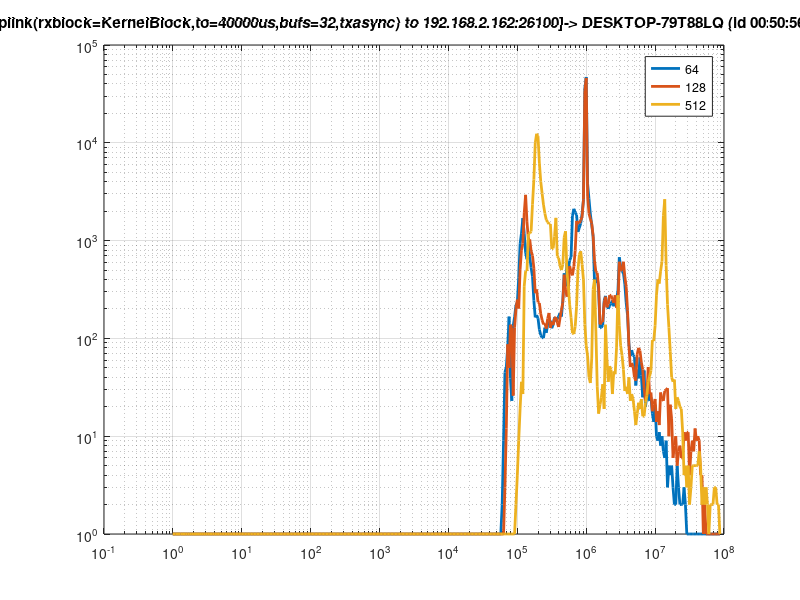

Reproduce this figure in MATLAB.
h=([ [ 0 0 0 0 0 0 0 0 0 0 0 0 0 0 0 0 0 0 0 0 0 0 0 0 0 0 0 0 0 0 0 0 0 0 0 0 0 0 0 0 0 0 0 0 0 0 0 0 0 0 ...
 0 0 0 0 0 0 0 0 0 0 0 0 0 0 0 0 0 0 0 0 0 0 0 0 0 0 0 0 0 0 0 0 0 0 0 0 0 0 0 0 0 0 0 0 0 0 0 0 0 0 ...
 0 0 0 0 0 0 0 0 0 0 0 0 0 0 0 0 0 0 0 0 0 0 0 0 0 0 0 0 0 0 0 0 0 0 0 0 0 0 0 0 0 0 0 0 0 0 0 0 0 0 ...
 0 0 0 0 0 0 0 0 0 0 0 0 0 0 0 0 0 0 0 0 0 0 0 0 0 0 0 0 0 0 0 0 0 0 0 0 0 0 0 0 0 0 0 0 0 0 0 0 0 0 ...
 0 0 0 0 0 0 0 0 0 0 0 0 0 0 0 0 0 0 0 0 0 0 0 0 0 0 0 0 0 0 0 0 0 0 0 0 0 0 0 1 8 44 50 80 166 38 22 133 165 217 ...
 232 420 925 1190 1697 1188 748 643 1011 680 527 427 242 163 172 160 122 107 101 100 128 113 136 148 151 126 138 163 148 158 167 181 166 241 462 340 587 509 626 679 1788 2113 1941 1828 1225 1350 1500 1876 2615 36327 ...
 47082 3820 2675 1864 1445 1100 380 370 419 312 127 128 136 243 271 217 200 213 227 243 212 262 253 303 675 547 480 465 358 230 171 87 65 75 66 64 32 47 38 63 41 24 46 19 25 28 22 24 16 13 ...
 20 9 8 10 7 9 6 5 8 2 4 3 4 2 1 1 4 2 1 1 1 2 1 0 0 0 0 0 0 0 0 0 0 0 0 0 0 0 0 0 0 0 0 0 0 0 0 0]' [ 0 0 0 0 0 0 0 0 0 0 0 0 0 0 0 0 0 0 0 0 0 0 0 0 0 0 0 0 0 0 0 0 0 0 0 0 0 0 0 0 0 0 0 0 0 0 0 0 0 0 ...
 0 0 0 0 0 0 0 0 0 0 0 0 0 0 0 0 0 0 0 0 0 0 0 0 0 0 0 0 0 0 0 0 0 0 0 0 0 0 0 0 0 0 0 0 0 0 0 0 0 0 ...
 0 0 0 0 0 0 0 0 0 0 0 0 0 0 0 0 0 0 0 0 0 0 0 0 0 0 0 0 0 0 0 0 0 0 0 0 0 0 0 0 0 0 0 0 0 0 0 0 0 0 ...
 0 0 0 0 0 0 0 0 0 0 0 0 0 0 0 0 0 0 0 0 0 0 0 0 0 0 0 0 0 0 0 0 0 0 0 0 0 0 0 0 0 0 0 0 0 0 0 0 0 0 ...
 0 0 0 0 0 0 0 0 0 0 0 0 0 0 0 0 0 0 0 0 0 0 0 0 0 0 0 0 0 0 0 0 0 0 0 0 0 0 0 0 0 2 11 86 49 137 127 25 128 200 ...
 248 201 502 798 934 1918 2936 1551 1036 1030 780 703 522 289 316 233 229 177 153 138 141 125 158 181 127 147 136 161 164 143 130 161 193 232 447 312 266 320 546 478 440 540 792 1587 1515 1509 1610 1741 2639 33904 ...
 46037 2855 1885 1673 1495 1120 629 479 467 334 138 147 146 229 266 207 221 276 274 251 230 275 204 202 607 493 503 607 432 336 191 83 50 55 51 39 36 68 79 74 56 47 30 22 24 50 26 27 17 20 ...
 23 13 17 12 27 23 22 28 29 30 9 20 14 5 7 9 4 6 7 5 5 10 8 10 10 3 6 8 6 11 8 9 8 3 3 0 1 0 0 0 0 0 0 0 0 0 0 0]' [ 0 0 0 0 0 0 0 0 0 0 0 0 0 0 0 0 0 0 0 0 0 0 0 0 0 0 0 0 0 0 0 0 0 0 0 0 0 0 0 0 0 0 0 0 0 0 0 0 0 0 ...
 0 0 0 0 0 0 0 0 0 0 0 0 0 0 0 0 0 0 0 0 0 0 0 0 0 0 0 0 0 0 0 0 0 0 0 0 0 0 0 0 0 0 0 0 0 0 0 0 0 0 ...
 0 0 0 0 0 0 0 0 0 0 0 0 0 0 0 0 0 0 0 0 0 0 0 0 0 0 0 0 0 0 0 0 0 0 0 0 0 0 0 0 0 0 0 0 0 0 0 0 0 0 ...
 0 0 0 0 0 0 0 0 0 0 0 0 0 0 0 0 0 0 0 0 0 0 0 0 0 0 0 0 0 0 0 0 0 0 0 0 0 0 0 0 0 0 0 0 0 0 0 0 0 0 ...
 0 0 0 0 0 0 0 0 0 0 0 0 0 0 0 0 0 0 0 0 0 0 0 0 0 0 0 0 0 0 0 0 0 0 0 0 0 0 0 0 0 0 0 0 0 0 0 0 0 1 ...
 3 8 18 35 26 341 486 487 1170 1188 1240 2350 4207 9981 12373 11708 6202 4011 3024 2314 1893 1631 1546 1479 1477 820 832 1100 1707 690 661 552 499 568 1081 1247 477 343 219 162 112 110 131 212 502 721 778 570 396 138 ...
 83 65 39 34 62 316 398 118 31 16 20 24 33 18 137 62 35 51 47 26 45 42 79 275 134 83 66 47 28 31 26 39 22 26 23 17 12 16 21 18 23 15 15 21 25 35 40 46 95 93 ...
 134 276 400 362 487 612 1795 2646 557 221 128 72 39 35 37 18 24 22 19 18 10 3 4 2 4 1 2 4 4 4 4 4 6 4 1 2 1 2 1 0 1 1 1 2 2 1 1 0]']')';

x=([ 0 0.0471286 0.0964782 0.148154 0.202264 0.258925 0.318257 0.380384 0.44544 0.513561 0.584893 0.659587 0.737801 0.819701 0.905461 0.995262 1.0893 1.18776 1.29087 1.39883 1.51189 1.63027 1.75423 1.88403 2.01995 2.16228 2.31131 2.46737 2.63078 2.80189 2.98107 3.16869 3.36516 3.57088 3.7863 4.01187 4.24808 4.49541 4.7544 5.0256 5.30957 5.60693 5.91831 6.24436 6.58578 6.94328 7.31764 7.70964 8.12011 8.54993 ...
 9 9.47128 9.96478 10.4815 11.0226 11.5893 12.1826 12.8038 13.4544 14.1356 14.8489 15.5959 16.378 17.197 18.0546 18.9526 19.893 20.8776 21.9087 22.9883 24.1189 25.3027 26.5423 27.8403 29.1995 30.6228 32.1131 33.6737 35.3078 37.0189 38.8107 40.6869 42.6516 44.7088 46.863 49.1187 51.4808 53.9541 56.544 59.256 62.0957 65.0694 68.1831 71.4436 74.8578 78.4328 82.1764 86.0964 90.2011 94.4993 ...
 99 103.713 108.648 113.815 119.226 124.893 130.826 137.038 143.544 150.356 157.489 164.959 172.78 180.97 189.546 198.526 207.93 217.776 228.087 238.883 250.189 262.027 274.423 287.403 300.995 315.228 330.131 345.737 362.078 379.189 397.107 415.869 435.516 456.088 477.63 500.187 523.807 548.541 574.44 601.56 629.957 659.693 690.831 723.436 757.578 793.328 830.764 869.964 911.011 953.993 ...
 999 1046.13 1095.48 1147.15 1201.26 1257.93 1317.26 1379.38 1444.44 1512.56 1583.89 1658.59 1736.8 1818.7 1904.46 1994.26 2088.3 2186.76 2289.87 2397.83 2510.89 2629.27 2753.23 2883.03 3018.95 3161.28 3310.31 3466.37 3629.78 3800.89 3980.07 4167.69 4364.16 4569.88 4785.3 5010.87 5247.08 5494.41 5753.4 6024.6 6308.57 6605.93 6917.31 7243.36 7584.78 7942.28 8316.64 8708.64 9119.11 9548.93 ...
 9999 10470.3 10963.8 11480.5 12021.6 12588.3 13181.6 13802.8 14453.4 15134.6 15847.9 16594.9 17377 18196 19053.6 19951.6 20892 21876.6 22907.7 23987.3 25117.9 26301.7 27541.3 28839.3 30198.5 31621.8 33112.1 34672.7 36306.8 38017.9 39809.7 41685.9 43650.6 45707.8 47862 50117.7 52479.7 54953.1 57543 60255 63094.8 66068.4 69182.1 72442.6 75856.8 79431.8 83175.4 87095.4 91200.1 95498.3 ...
 99999 104712 109647 114814 120225 125892 131825 138037 144543 151355 158488 165958 173779 181969 190545 199525 208929 218775 229086 239882 251188 263026 275422 288402 301994 316227 331130 346736 363077 380188 398106 416868 436515 457087 478629 501186 524806 549540 575439 602559 630957 660693 691830 724435 758577 794327 831763 870963 912010 954992 ...
 999999 1.04713e+06 1.09648e+06 1.14815e+06 1.20226e+06 1.25892e+06 1.31826e+06 1.38038e+06 1.44544e+06 1.51356e+06 1.58489e+06 1.65959e+06 1.7378e+06 1.8197e+06 1.90546e+06 1.99526e+06 2.0893e+06 2.18776e+06 2.29087e+06 2.39883e+06 2.51189e+06 2.63027e+06 2.75423e+06 2.88403e+06 3.01995e+06 3.16228e+06 3.31131e+06 3.46737e+06 3.63078e+06 3.80189e+06 3.98107e+06 4.16869e+06 4.36516e+06 4.57088e+06 4.7863e+06 5.01187e+06 5.24807e+06 5.4954e+06 5.7544e+06 6.0256e+06 6.30958e+06 6.60694e+06 6.91831e+06 7.24436e+06 7.58578e+06 7.94328e+06 8.31764e+06 8.70964e+06 9.12011e+06 9.54992e+06 ...
 1e+07 1.04713e+07 1.09648e+07 1.14815e+07 1.20226e+07 1.25893e+07 1.31826e+07 1.38038e+07 1.44544e+07 1.51356e+07 1.58489e+07 1.65959e+07 1.7378e+07 1.8197e+07 1.90546e+07 1.99526e+07 2.0893e+07 2.18776e+07 2.29087e+07 2.39883e+07 2.51189e+07 2.63027e+07 2.75423e+07 2.88403e+07 3.01995e+07 3.16228e+07 3.31131e+07 3.46737e+07 3.63078e+07 3.80189e+07 3.98107e+07 4.16869e+07 4.36516e+07 4.57088e+07 4.7863e+07 5.01187e+07 5.24807e+07 5.49541e+07 5.7544e+07 6.0256e+07 6.30958e+07 6.60694e+07 6.91831e+07 7.24436e+07 7.58578e+07 7.94328e+07 8.31764e+07 8.70964e+07]');

o=ceil(15.0515);
figure; loglog(x(o:end,:), 1+h(o:end,:), 'LineWidth',2); grid on; 
legend( '64', '128', '512'); title('receiver jitter (ns) rpi2dev <-[udplink(rxblock=KernelBlock,to=40000us,bufs=32,txasync) to 192.168.2.162:26100]-> DESKTOP-79T88LQ (id 00:50:56:C0:00:08, host [192.168.2.162]:4780)'); 